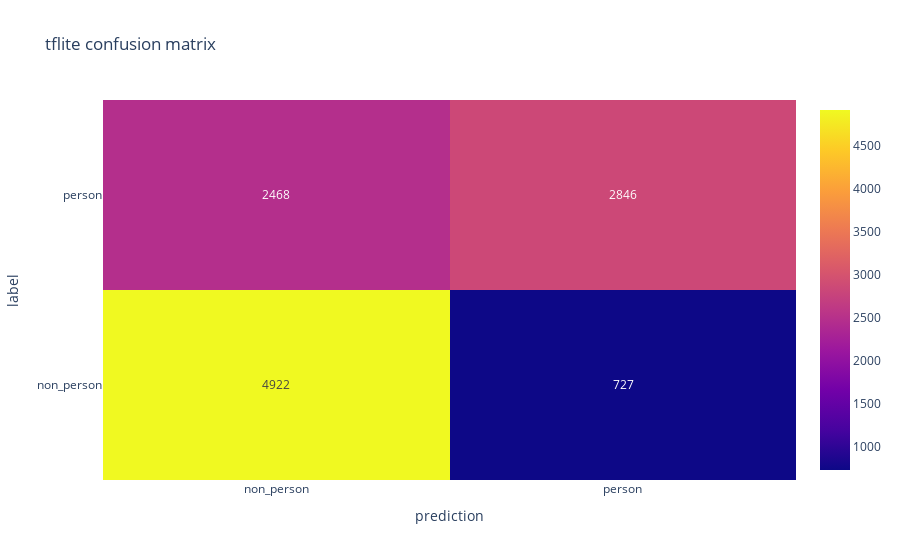

Notebook cell for this chart:
### Code cell
# import plotly.graph_objects as go

# fig = go.Figure(data=go.Heatmap(
#                    z=confusion_mtx_tflite,
#                    x=class_names,
#                    y=class_names,
#                    hoverongaps = False),
#                    )
# fig.update_traces(text=confusion_mtx_tflite, texttemplate="%{text}", hovertemplate=None)
# fig.update_layout(title=go.layout.Title(text='tflite confusion matrix'),
#                             xaxis_title='prediction',
#                             yaxis_title='label'
#                             )

# fig.show()

### Figure 1 — Plotly figure (JSON) as saved in the notebook; plotly's stock layout.template omitted (floating-point values rounded to 4 significant figures)
{"data": [{"hoverongaps": false, "text": [[4922, 727], [2468, 2846]], "texttemplate": "%{text}", "type": "heatmap", "x": ["non_person", "person"], "y": ["non_person", "person"], "z": [[4922, 727], [2468, 2846]]}], "layout": {"title": {"text": "tflite confusion matrix"}, "xaxis": {"title": {"text": "prediction"}}, "yaxis": {"title": {"text": "label"}}}}
